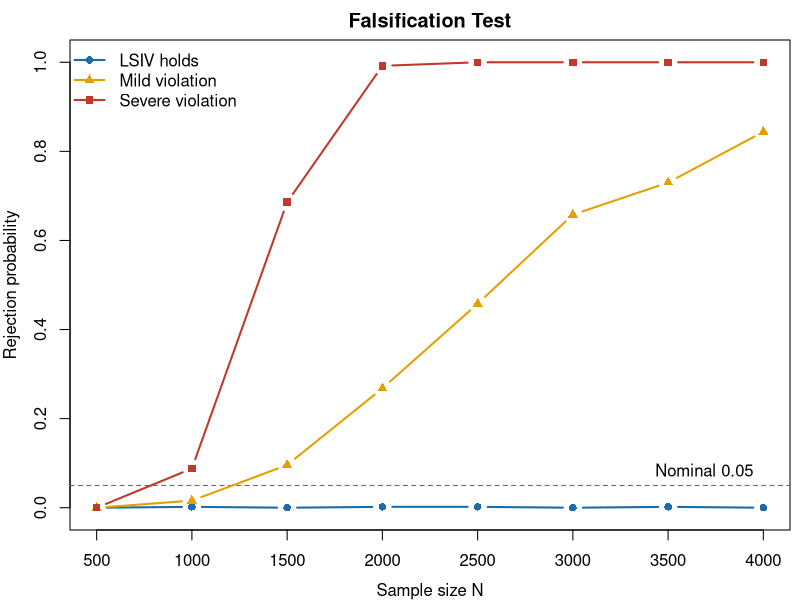

R code for this plot:
DGP_VALUES <- c("LSIV", "mild", "severe")
DGP_LABELS <- c(LSIV = "LSIV holds", mild = "Mild violation",
                severe = "Severe violation")

raw <- read.csv("Merge_Fal_F.csv")

## Accept either `dgp` or `scenario` as the simulation-design column.
if (!"dgp" %in% names(raw) && "scenario" %in% names(raw)) {
  raw$dgp <- raw$scenario
}
if (!"dgp" %in% names(raw)) {
  stop("Input must contain a `dgp` column.", call. = FALSE)
}
raw$dgp <- ifelse(tolower(raw$dgp) == "lsiv", "LSIV", tolower(raw$dgp))

N_VALUES <- sort(unique(raw$n))
DGP_VALUES <- DGP_VALUES[DGP_VALUES %in% raw$dgp]

## Missing diagnostic columns summarize as NA.
col <- function(g, name) if (is.null(g[[name]])) rep(NA_real_, nrow(g)) else g[[name]]
finite_mean <- function(x) {
  x <- x[is.finite(x)]
  if (length(x)) mean(x) else NA_real_
}
finite_min <- function(x) {
  x <- x[is.finite(x)]
  if (length(x)) min(x) else NA_real_
}

summarize_group <- function(g) {
  ok <- !is.na(g$reject)
  k <- sum(g$reject[ok]); m <- sum(ok)
  p <- if (m) k / m else NA_real_
  mcse <- if (m) sqrt(p * (1 - p) / m) else NA_real_
  p_value <- col(g, "p_value")
  statistic <- col(g, "statistic")
  critical_value <- col(g, "critical_value")
  marginal_first_stage <- col(g, "marginal_first_stage")
  reversal_probability <- col(g, "reversal_probability")
  converged <- col(g, "converged")
  ## A Wilson interval remains informative when there are zero rejections.
  z <- stats::qnorm(0.975)
  center <- if (m) (p + z^2 / (2 * m)) / (1 + z^2 / m) else NA_real_
  half <- if (m) z * sqrt(p * (1 - p) / m + z^2 / (4 * m^2)) /
    (1 + z^2 / m) else NA_real_
  data.frame(
    dgp = g$dgp[1L],
    dgp_label = unname(DGP_LABELS[g$dgp[1L]]),
    n = g$n[1L], reps = nrow(g), n_ok = m, n_failed = sum(!ok),
    rejections = k, rejection_probability = p, mcse = mcse,
    wilson_lower = max(0, center - half), wilson_upper = min(1, center + half),
    mean_p_value = finite_mean(p_value[ok]),
    mean_statistic = finite_mean(statistic[ok]),
    mean_critical_value = finite_mean(critical_value[ok]),
    mean_marginal_first_stage = finite_mean(marginal_first_stage[ok]),
    mean_reversal_probability = finite_mean(reversal_probability[ok]),
    ## With Super Learner nuisances the fit can fail to converge or hit the
    ## Assumption (A3)/(A5) diagnostics, so a rejection probability is only
    ## interpretable alongside these.
    n_converged = if (all(is.na(converged[ok]))) NA_integer_ else
      sum(converged[ok] == 1, na.rm = TRUE),
    mean_att = finite_mean(col(g, "att")[ok]),
    mean_g_floor_frac = finite_mean(col(g, "g_floor_frac")[ok]),
    min_relevance = finite_min(col(g, "min_relevance")[ok]),
    mean_seconds = finite_mean(col(g, "seconds")), stringsAsFactors = FALSE)
}

groups <- split(raw, interaction(raw$dgp, raw$n, drop = TRUE))
summary <- do.call(rbind, lapply(groups, summarize_group))
rownames(summary) <- NULL
summary$dgp <- factor(summary$dgp, levels = DGP_VALUES)
summary <- summary[order(summary$dgp, summary$n), ]
summary$dgp <- as.character(summary$dgp)

colors <- c(LSIV = "#1B6CA8", mild = "#E69F00", severe = "#C0392B")
shapes <- c(LSIV = 16, mild = 17, severe = 15)

png("Falsification.png",height=5,width=10,unit="in",res=500)
par(mar=c(3.5,3.5,2,0.5))
draw_power_curve <- function() {
  graphics::plot(range(N_VALUES), c(-0.05, 1.05), type = "n",
                 xlab = "", ylab = "",
                 yaxs = "i",
                 main = "")
  
  title(main="Falsification Test")
  title(xlab="Sample size N", ylab="Rejection probability",line=2.5)
  graphics::abline(h = 0.05, lty = 2, col = "gray40")
  for (dgp in DGP_VALUES) {
    z <- summary[summary$dgp == dgp, ]
    # graphics::segments(z$n, z$wilson_lower, z$n, z$wilson_upper,
    #                    col = colors[dgp])
    graphics::lines(z$n, z$rejection_probability, type = "b", lwd = 2,
                    pch = shapes[dgp], col = colors[dgp])
  }
  graphics::legend("topleft", legend = unname(DGP_LABELS[DGP_VALUES]),
                   col = colors[DGP_VALUES], pch = shapes[DGP_VALUES],
                   lty = 1, lwd = 2, bty = "n")
  text(4000,0.08,"Nominal 0.05",pos=2)
}
draw_power_curve()
dev.off()
